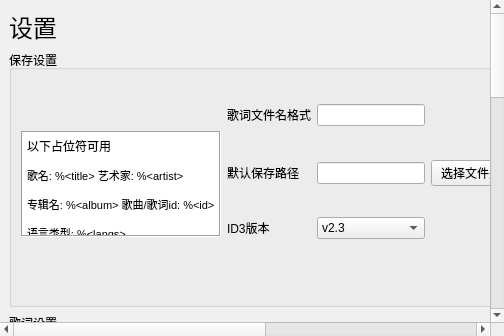
<?xml version="1.0" encoding="UTF-8"?>
<ui version="4.0">
 <class>settings</class>
 <widget class="QWidget" name="settings">
  <layout class="QVBoxLayout" name="verticalLayout">
   <property name="leftMargin">
    <number>0</number>
   </property>
   <property name="topMargin">
    <number>0</number>
   </property>
   <property name="rightMargin">
    <number>0</number>
   </property>
   <property name="bottomMargin">
    <number>0</number>
   </property>
   <item>
    <widget class="QScrollArea" name="scrollArea">
     <property name="frameShape">
      <enum>QFrame::Shape::NoFrame</enum>
     </property>
     <property name="frameShadow">
      <enum>QFrame::Shadow::Plain</enum>
     </property>
     <property name="lineWidth">
      <number>0</number>
     </property>
     <property name="widgetResizable">
      <bool>true</bool>
     </property>
     <widget class="QWidget" name="scrollAreaWidgetContents">
      <property name="geometry">
       <rect>
        <x>0</x>
        <y>0</y>
        <width>910</width>
        <height>1044</height>
       </rect>
      </property>
      <layout class="QGridLayout" name="gridLayout_6">
       <item row="1" column="0">
        <widget class="QGroupBox" name="groupBox">
         <property name="title">
          <string>保存设置</string>
         </property>
         <layout class="QGridLayout" name="gridLayout_4">
          <property name="bottomMargin">
           <number>40</number>
          </property>
          <item row="0" column="0" rowspan="3">
           <widget class="QTextBrowser" name="textBrowser_5">
            <property name="sizePolicy">
             <sizepolicy hsizetype="Minimum" vsizetype="Minimum">
              <horstretch>0</horstretch>
              <verstretch>0</verstretch>
             </sizepolicy>
            </property>
            <property name="minimumSize">
             <size>
              <width>200</width>
              <height>106</height>
             </size>
            </property>
            <property name="maximumSize">
             <size>
              <width>234</width>
              <height>78</height>
             </size>
            </property>
            <property name="frameShape">
             <enum>QFrame::Shape::Box</enum>
            </property>
            <property name="frameShadow">
             <enum>QFrame::Shadow::Sunken</enum>
            </property>
            <property name="verticalScrollBarPolicy">
             <enum>Qt::ScrollBarPolicy::ScrollBarAlwaysOff</enum>
            </property>
            <property name="horizontalScrollBarPolicy">
             <enum>Qt::ScrollBarPolicy::ScrollBarAlwaysOff</enum>
            </property>
            <property name="html">
             <string>&lt;!DOCTYPE HTML PUBLIC &quot;-//W3C//DTD HTML 4.0//EN&quot; &quot;http://www.w3.org/TR/REC-html40/strict.dtd&quot;&gt;
&lt;html&gt;&lt;head&gt;&lt;meta name=&quot;qrichtext&quot; content=&quot;1&quot; /&gt;&lt;meta charset=&quot;utf-8&quot; /&gt;&lt;style type=&quot;text/css&quot;&gt;
p, li { white-space: pre-wrap; }
hr { height: 1px; border-width: 0; }
li.unchecked::marker { content: &quot;\2610&quot;; }
li.checked::marker { content: &quot;\2612&quot;; }
&lt;/style&gt;&lt;/head&gt;&lt;body style=&quot; font-family:'Microsoft YaHei UI'; font-size:9pt; font-weight:400; font-style:normal;&quot;&gt;
&lt;p style=&quot; margin-top:12px; margin-bottom:12px; margin-left:0px; margin-right:0px; -qt-block-indent:0; text-indent:0px;&quot;&gt;以下占位符可用&lt;/p&gt;
&lt;p style=&quot; margin-top:12px; margin-bottom:12px; margin-left:0px; margin-right:0px; -qt-block-indent:0; text-indent:0px;&quot;&gt;&lt;span style=&quot; font-size:8pt;&quot;&gt;歌名: %&amp;lt;title&amp;gt; 艺术家: %&amp;lt;artist&amp;gt;&lt;/span&gt;&lt;/p&gt;
&lt;p style=&quot; margin-top:12px; margin-bottom:12px; margin-left:0px; margin-right:0px; -qt-block-indent:0; text-indent:0px;&quot;&gt;&lt;span style=&quot; font-size:8pt;&quot;&gt;专辑名: %&amp;lt;album&amp;gt; 歌曲/歌词id: %&amp;lt;id&amp;gt;&lt;/span&gt;&lt;/p&gt;
&lt;p style=&quot; margin-top:12px; margin-bottom:12px; margin-left:0px; margin-right:0px; -qt-block-indent:0; text-indent:0px;&quot;&gt;&lt;span style=&quot; font-size:8pt;&quot;&gt;语言类型: %&amp;lt;langs&amp;gt;&lt;/span&gt;&lt;/p&gt;&lt;/body&gt;&lt;/html&gt;</string>
            </property>
            <property name="openLinks">
             <bool>false</bool>
            </property>
           </widget>
          </item>
          <item row="0" column="1">
           <widget class="QLabel" name="label_26">
            <property name="sizePolicy">
             <sizepolicy hsizetype="Fixed" vsizetype="Fixed">
              <horstretch>0</horstretch>
              <verstretch>0</verstretch>
             </sizepolicy>
            </property>
            <property name="whatsThis">
             <string/>
            </property>
            <property name="accessibleDescription">
             <string/>
            </property>
            <property name="text">
             <string>歌词文件名格式</string>
            </property>
            <property name="textFormat">
             <enum>Qt::TextFormat::AutoText</enum>
            </property>
           </widget>
          </item>
          <item row="0" column="2">
           <widget class="QLineEdit" name="lyrics_file_name_fmt_lineEdit">
            <property name="sizePolicy">
             <sizepolicy hsizetype="MinimumExpanding" vsizetype="Fixed">
              <horstretch>0</horstretch>
              <verstretch>0</verstretch>
             </sizepolicy>
            </property>
           </widget>
          </item>
          <item row="1" column="1">
           <widget class="QLabel" name="label_27">
            <property name="sizePolicy">
             <sizepolicy hsizetype="Fixed" vsizetype="Fixed">
              <horstretch>0</horstretch>
              <verstretch>0</verstretch>
             </sizepolicy>
            </property>
            <property name="text">
             <string>默认保存路径</string>
            </property>
           </widget>
          </item>
          <item row="1" column="2">
           <widget class="QLineEdit" name="default_save_path_lineEdit"/>
          </item>
          <item row="1" column="3">
           <widget class="QPushButton" name="select_default_save_path_pushButton">
            <property name="text">
             <string>选择文件夹</string>
            </property>
           </widget>
          </item>
          <item row="2" column="1">
           <widget class="QLabel" name="label_28">
            <property name="text">
             <string>ID3版本</string>
            </property>
           </widget>
          </item>
          <item row="2" column="2">
           <widget class="QComboBox" name="id3_ver_comboBox">
            <item>
             <property name="text">
              <string>v2.3</string>
             </property>
            </item>
            <item>
             <property name="text">
              <string>v2.4</string>
             </property>
            </item>
           </widget>
          </item>
         </layout>
        </widget>
       </item>
       <item row="0" column="0">
        <widget class="QLabel" name="label">
         <property name="sizePolicy">
          <sizepolicy hsizetype="Fixed" vsizetype="Fixed">
           <horstretch>0</horstretch>
           <verstretch>0</verstretch>
          </sizepolicy>
         </property>
         <property name="font">
          <font>
           <pointsize>18</pointsize>
          </font>
         </property>
         <property name="text">
          <string>设置</string>
         </property>
        </widget>
       </item>
       <item row="1" column="1">
        <widget class="QGroupBox" name="groupBox_4">
         <property name="title">
          <string>搜索</string>
         </property>
         <layout class="QVBoxLayout" name="verticalLayout_2">
          <item>
           <widget class="QLabel" name="label_19">
            <property name="sizePolicy">
             <sizepolicy hsizetype="Fixed" vsizetype="Preferred">
              <horstretch>0</horstretch>
              <verstretch>0</verstretch>
             </sizepolicy>
            </property>
            <property name="text">
             <string>自动搜索歌词源：</string>
            </property>
           </widget>
          </item>
          <item>
           <widget class="CheckBoxListWidget" name="multi_search_source_list">
            <property name="sizePolicy">
             <sizepolicy hsizetype="Preferred" vsizetype="Fixed">
              <horstretch>0</horstretch>
              <verstretch>0</verstretch>
             </sizepolicy>
            </property>
            <property name="maximumSize">
             <size>
              <width>100</width>
              <height>16777215</height>
             </size>
            </property>
            <property name="dragDropMode">
             <enum>QAbstractItemView::DragDropMode::InternalMove</enum>
            </property>
           </widget>
          </item>
         </layout>
        </widget>
       </item>
       <item row="3" column="0" colspan="2">
        <widget class="QGroupBox" name="groupBox_3">
         <property name="title">
          <string>桌面歌词设置</string>
         </property>
         <layout class="QGridLayout" name="gridLayout_3">
          <item row="0" column="0" colspan="2">
           <widget class="QLabel" name="label_11">
            <property name="sizePolicy">
             <sizepolicy hsizetype="Fixed" vsizetype="Fixed">
              <horstretch>0</horstretch>
              <verstretch>0</verstretch>
             </sizepolicy>
            </property>
            <property name="text">
             <string>已播放颜色:</string>
            </property>
           </widget>
          </item>
          <item row="0" column="2" colspan="2">
           <widget class="QLabel" name="label_12">
            <property name="sizePolicy">
             <sizepolicy hsizetype="Fixed" vsizetype="Fixed">
              <horstretch>0</horstretch>
              <verstretch>0</verstretch>
             </sizepolicy>
            </property>
            <property name="text">
             <string>未播放颜色:</string>
            </property>
           </widget>
          </item>
          <item row="0" column="4">
           <widget class="QLabel" name="label_13">
            <property name="sizePolicy">
             <sizepolicy hsizetype="Fixed" vsizetype="Preferred">
              <horstretch>0</horstretch>
              <verstretch>0</verstretch>
             </sizepolicy>
            </property>
            <property name="text">
             <string>默认语言类型：</string>
            </property>
           </widget>
          </item>
          <item row="0" column="5">
           <widget class="QLabel" name="label_16">
            <property name="sizePolicy">
             <sizepolicy hsizetype="Fixed" vsizetype="Preferred">
              <horstretch>0</horstretch>
              <verstretch>0</verstretch>
             </sizepolicy>
            </property>
            <property name="text">
             <string>自动搜索歌词源：</string>
            </property>
           </widget>
          </item>
          <item row="0" column="6">
           <widget class="QLabel" name="label_10">
            <property name="sizePolicy">
             <sizepolicy hsizetype="Fixed" vsizetype="Preferred">
              <horstretch>0</horstretch>
              <verstretch>0</verstretch>
             </sizepolicy>
            </property>
            <property name="text">
             <string>字体:</string>
            </property>
           </widget>
          </item>
          <item row="0" column="7">
           <widget class="QComboBox" name="font_comboBox"/>
          </item>
          <item row="1" column="0" rowspan="2">
           <widget class="QPushButton" name="played_add_color_button">
            <property name="sizePolicy">
             <sizepolicy hsizetype="Fixed" vsizetype="Fixed">
              <horstretch>0</horstretch>
              <verstretch>0</verstretch>
             </sizepolicy>
            </property>
            <property name="text">
             <string>添加颜色</string>
            </property>
           </widget>
          </item>
          <item row="1" column="1" rowspan="4">
           <widget class="ColorsListWidget" name="played_color_list">
            <property name="sizePolicy">
             <sizepolicy hsizetype="Fixed" vsizetype="Fixed">
              <horstretch>0</horstretch>
              <verstretch>0</verstretch>
             </sizepolicy>
            </property>
            <property name="maximumSize">
             <size>
              <width>120</width>
              <height>16777215</height>
             </size>
            </property>
           </widget>
          </item>
          <item row="1" column="2" rowspan="2">
           <widget class="QPushButton" name="unplayed_add_color_button">
            <property name="sizePolicy">
             <sizepolicy hsizetype="Fixed" vsizetype="Fixed">
              <horstretch>0</horstretch>
              <verstretch>0</verstretch>
             </sizepolicy>
            </property>
            <property name="text">
             <string>添加颜色</string>
            </property>
           </widget>
          </item>
          <item row="1" column="3" rowspan="4">
           <widget class="ColorsListWidget" name="unplayed_color_list">
            <property name="sizePolicy">
             <sizepolicy hsizetype="Fixed" vsizetype="Fixed">
              <horstretch>0</horstretch>
              <verstretch>0</verstretch>
             </sizepolicy>
            </property>
            <property name="maximumSize">
             <size>
              <width>120</width>
              <height>16777215</height>
             </size>
            </property>
           </widget>
          </item>
          <item row="1" column="4" rowspan="4">
           <widget class="CheckBoxListWidget" name="lang_type_list">
            <property name="sizePolicy">
             <sizepolicy hsizetype="Fixed" vsizetype="Fixed">
              <horstretch>0</horstretch>
              <verstretch>0</verstretch>
             </sizepolicy>
            </property>
            <property name="maximumSize">
             <size>
              <width>100</width>
              <height>16777215</height>
             </size>
            </property>
            <property name="dragEnabled">
             <bool>true</bool>
            </property>
            <property name="dragDropMode">
             <enum>QAbstractItemView::DragDropMode::InternalMove</enum>
            </property>
           </widget>
          </item>
          <item row="1" column="5" rowspan="4">
           <widget class="CheckBoxListWidget" name="source_list">
            <property name="sizePolicy">
             <sizepolicy hsizetype="Fixed" vsizetype="Fixed">
              <horstretch>0</horstretch>
              <verstretch>0</verstretch>
             </sizepolicy>
            </property>
            <property name="maximumSize">
             <size>
              <width>100</width>
              <height>16777215</height>
             </size>
            </property>
            <property name="dragDropMode">
             <enum>QAbstractItemView::DragDropMode::InternalMove</enum>
            </property>
           </widget>
          </item>
          <item row="1" column="6" colspan="2">
           <widget class="QLabel" name="label_18">
            <property name="sizePolicy">
             <sizepolicy hsizetype="Preferred" vsizetype="Fixed">
              <horstretch>0</horstretch>
              <verstretch>0</verstretch>
             </sizepolicy>
            </property>
            <property name="text">
             <string>提示：字体大小通过拉伸窗口调节</string>
            </property>
            <property name="wordWrap">
             <bool>true</bool>
            </property>
           </widget>
          </item>
          <item row="2" column="6">
           <widget class="QLabel" name="label_15">
            <property name="text">
             <string>帧率:</string>
            </property>
           </widget>
          </item>
          <item row="2" column="7">
           <widget class="QSpinBox" name="frame_rate_spinBox">
            <property name="maximum">
             <number>1000</number>
            </property>
            <property name="value">
             <number>60</number>
            </property>
           </widget>
          </item>
          <item row="3" column="0" rowspan="2">
           <widget class="QPushButton" name="played_del_color_button">
            <property name="sizePolicy">
             <sizepolicy hsizetype="Fixed" vsizetype="Fixed">
              <horstretch>0</horstretch>
              <verstretch>0</verstretch>
             </sizepolicy>
            </property>
            <property name="text">
             <string>删除颜色</string>
            </property>
           </widget>
          </item>
          <item row="3" column="2" rowspan="2">
           <widget class="QPushButton" name="unplayed_del_color_button">
            <property name="sizePolicy">
             <sizepolicy hsizetype="Fixed" vsizetype="Fixed">
              <horstretch>0</horstretch>
              <verstretch>0</verstretch>
             </sizepolicy>
            </property>
            <property name="text">
             <string>删除颜色</string>
            </property>
           </widget>
          </item>
          <item row="3" column="6" colspan="2">
           <widget class="QCheckBox" name="auto_frame_rate_checkBox">
            <property name="text">
             <string>自适应帧率</string>
            </property>
           </widget>
          </item>
          <item row="4" column="6" colspan="2">
           <widget class="QCheckBox" name="furigana_checkBox">
            <property name="text">
             <string>显示平假名注音</string>
            </property>
           </widget>
          </item>
          <item row="5" column="6" colspan="2">
           <widget class="QPushButton" name="show_local_song_lyrics_db_manager_button">
            <property name="text">
             <string>歌词关联管理</string>
            </property>
           </widget>
          </item>
         </layout>
        </widget>
       </item>
       <item row="4" column="0" colspan="2">
        <widget class="QGroupBox" name="groupBox_6">
         <property name="title">
          <string>其他</string>
         </property>
         <layout class="QGridLayout" name="gridLayout_2">
          <item row="5" column="2">
           <widget class="QCheckBox" name="auto_check_update_checkBox">
            <property name="text">
             <string>自动检查更新</string>
            </property>
           </widget>
          </item>
          <item row="3" column="2">
           <widget class="QPushButton" name="restore2default_pushButton">
            <property name="text">
             <string>恢复默认设置</string>
            </property>
           </widget>
          </item>
          <item row="2" column="2">
           <widget class="QComboBox" name="log_level_comboBox">
            <property name="currentIndex">
             <number>0</number>
            </property>
            <item>
             <property name="text">
              <string notr="true">CRITICAL</string>
             </property>
            </item>
            <item>
             <property name="text">
              <string notr="true">ERROR</string>
             </property>
            </item>
            <item>
             <property name="text">
              <string notr="true">WARNING</string>
             </property>
            </item>
            <item>
             <property name="text">
              <string notr="true">INFO</string>
             </property>
            </item>
            <item>
             <property name="text">
              <string notr="true">DEBUG</string>
             </property>
            </item>
            <item>
             <property name="text">
              <string notr="true">NOTSET</string>
             </property>
            </item>
           </widget>
          </item>
          <item row="4" column="2">
           <widget class="QPushButton" name="open_log_dir_button">
            <property name="text">
             <string>打开日志文件夹</string>
            </property>
           </widget>
          </item>
          <item row="0" column="2">
           <widget class="QComboBox" name="language_comboBox">
            <item>
             <property name="text">
              <string>自动</string>
             </property>
            </item>
            <item>
             <property name="text">
              <string notr="true">简体中文</string>
             </property>
            </item>
            <item>
             <property name="text">
              <string notr="true">繁體中文</string>
             </property>
            </item>
            <item>
             <property name="text">
              <string notr="true">English</string>
             </property>
            </item>
            <item>
             <property name="text">
              <string notr="true">日本語</string>
             </property>
            </item>
           </widget>
          </item>
          <item row="0" column="0">
           <widget class="QLabel" name="label_7">
            <property name="sizePolicy">
             <sizepolicy hsizetype="Fixed" vsizetype="Preferred">
              <horstretch>0</horstretch>
              <verstretch>0</verstretch>
             </sizepolicy>
            </property>
            <property name="text">
             <string>语言：</string>
            </property>
           </widget>
          </item>
          <item row="1" column="0">
           <widget class="QLabel" name="label_2">
            <property name="text">
             <string>主题颜色:</string>
            </property>
           </widget>
          </item>
          <item row="2" column="0">
           <widget class="QLabel" name="label_5">
            <property name="sizePolicy">
             <sizepolicy hsizetype="Fixed" vsizetype="Fixed">
              <horstretch>0</horstretch>
              <verstretch>0</verstretch>
             </sizepolicy>
            </property>
            <property name="text">
             <string>日志等级:</string>
            </property>
           </widget>
          </item>
          <item row="1" column="2">
           <widget class="QComboBox" name="color_scheme_comboBox">
            <item>
             <property name="text">
              <string>跟随系统</string>
             </property>
            </item>
            <item>
             <property name="text">
              <string>浅色</string>
             </property>
            </item>
            <item>
             <property name="text">
              <string>深色</string>
             </property>
            </item>
           </widget>
          </item>
         </layout>
        </widget>
       </item>
       <item row="5" column="0" colspan="2">
        <widget class="QGroupBox" name="groupBox_5">
         <property name="title">
          <string>缓存设置</string>
         </property>
         <layout class="QGridLayout" name="gridLayout_5">
          <item row="0" column="1">
           <widget class="QPushButton" name="clear_cache_pushButton">
            <property name="text">
             <string>清除缓存</string>
            </property>
           </widget>
          </item>
          <item row="0" column="0">
           <widget class="QLabel" name="cache_size_label">
            <property name="text">
             <string>缓存大小：</string>
            </property>
           </widget>
          </item>
         </layout>
        </widget>
       </item>
       <item row="2" column="0">
        <widget class="QGroupBox" name="groupBox_2">
         <property name="title">
          <string>歌词设置</string>
         </property>
         <layout class="QGridLayout" name="gridLayout">
          <item row="1" column="0" rowspan="6">
           <widget class="LyricOrderListWidget" name="langs_order_listWidget">
            <property name="sizePolicy">
             <sizepolicy hsizetype="Fixed" vsizetype="Preferred">
              <horstretch>0</horstretch>
              <verstretch>0</verstretch>
             </sizepolicy>
            </property>
            <property name="minimumSize">
             <size>
              <width>0</width>
              <height>0</height>
             </size>
            </property>
            <property name="maximumSize">
             <size>
              <width>118</width>
              <height>96</height>
             </size>
            </property>
            <property name="frameShape">
             <enum>QFrame::Shape::Box</enum>
            </property>
            <property name="frameShadow">
             <enum>QFrame::Shadow::Sunken</enum>
            </property>
            <property name="verticalScrollBarPolicy">
             <enum>Qt::ScrollBarPolicy::ScrollBarAsNeeded</enum>
            </property>
            <property name="horizontalScrollBarPolicy">
             <enum>Qt::ScrollBarPolicy::ScrollBarAsNeeded</enum>
            </property>
            <property name="autoScroll">
             <bool>true</bool>
            </property>
            <property name="editTriggers">
             <set>QAbstractItemView::EditTrigger::NoEditTriggers</set>
            </property>
            <property name="dragEnabled">
             <bool>true</bool>
            </property>
            <property name="dragDropMode">
             <enum>QAbstractItemView::DragDropMode::InternalMove</enum>
            </property>
            <property name="defaultDropAction">
             <enum>Qt::DropAction::MoveAction</enum>
            </property>
            <property name="selectionMode">
             <enum>QAbstractItemView::SelectionMode::SingleSelection</enum>
            </property>
            <property name="movement">
             <enum>QListView::Movement::Free</enum>
            </property>
            <property name="sortingEnabled">
             <bool>false</bool>
            </property>
            <item>
             <property name="text">
              <string>罗马音</string>
             </property>
            </item>
            <item>
             <property name="text">
              <string>原文</string>
             </property>
            </item>
            <item>
             <property name="text">
              <string>译文</string>
             </property>
            </item>
           </widget>
          </item>
          <item row="3" column="1">
           <widget class="QLabel" name="label_6">
            <property name="sizePolicy">
             <sizepolicy hsizetype="Fixed" vsizetype="Fixed">
              <horstretch>0</horstretch>
              <verstretch>0</verstretch>
             </sizepolicy>
            </property>
            <property name="text">
             <string>LRC歌词毫秒位数:</string>
            </property>
           </widget>
          </item>
          <item row="4" column="1">
           <widget class="QLabel" name="label_8">
            <property name="sizePolicy">
             <sizepolicy hsizetype="Fixed" vsizetype="Fixed">
              <horstretch>0</horstretch>
              <verstretch>0</verstretch>
             </sizepolicy>
            </property>
            <property name="text">
             <string>末尾参照行时间样式(仅LRC):</string>
            </property>
           </widget>
          </item>
          <item row="0" column="1" colspan="4">
           <widget class="QCheckBox" name="skip_inst_lyrics_checkBox">
            <property name="sizePolicy">
             <sizepolicy hsizetype="Preferred" vsizetype="Fixed">
              <horstretch>0</horstretch>
              <verstretch>0</verstretch>
             </sizepolicy>
            </property>
            <property name="text">
             <string>保存专辑/歌单歌词/本地匹配时跳过纯音乐</string>
            </property>
           </widget>
          </item>
          <item row="2" column="1" colspan="4">
           <widget class="QCheckBox" name="add_end_timestamp_line_checkBox">
            <property name="sizePolicy">
             <sizepolicy hsizetype="Preferred" vsizetype="Fixed">
              <horstretch>0</horstretch>
              <verstretch>0</verstretch>
             </sizepolicy>
            </property>
            <property name="text">
             <string>为逐行lrc歌词添加结束时间戳行</string>
            </property>
           </widget>
          </item>
          <item row="0" column="0">
           <widget class="QLabel" name="label_4">
            <property name="sizePolicy">
             <sizepolicy hsizetype="Preferred" vsizetype="Fixed">
              <horstretch>0</horstretch>
              <verstretch>0</verstretch>
             </sizepolicy>
            </property>
            <property name="text">
             <string>顺序</string>
            </property>
           </widget>
          </item>
          <item row="1" column="1" colspan="4">
           <widget class="QCheckBox" name="auto_select_checkBox">
            <property name="sizePolicy">
             <sizepolicy hsizetype="Preferred" vsizetype="Fixed">
              <horstretch>0</horstretch>
              <verstretch>0</verstretch>
             </sizepolicy>
            </property>
            <property name="text">
             <string>歌曲搜索歌词时自动选择(酷狗音乐)</string>
            </property>
           </widget>
          </item>
          <item row="4" column="2" colspan="3">
           <widget class="QComboBox" name="last_ref_line_time_sty_comboBox">
            <property name="sizePolicy">
             <sizepolicy hsizetype="Preferred" vsizetype="Fixed">
              <horstretch>0</horstretch>
              <verstretch>0</verstretch>
             </sizepolicy>
            </property>
            <item>
             <property name="text">
              <string>与当前原文起始时间相同</string>
             </property>
            </item>
            <item>
             <property name="text">
              <string>与下一行原文起始时间接近</string>
             </property>
            </item>
           </widget>
          </item>
          <item row="3" column="2" colspan="3">
           <widget class="QSpinBox" name="lrc_ms_digit_count_spinBox">
            <property name="sizePolicy">
             <sizepolicy hsizetype="Preferred" vsizetype="Fixed">
              <horstretch>0</horstretch>
              <verstretch>0</verstretch>
             </sizepolicy>
            </property>
            <property name="minimumSize">
             <size>
              <width>70</width>
              <height>0</height>
             </size>
            </property>
            <property name="specialValueText">
             <string/>
            </property>
            <property name="prefix">
             <string/>
            </property>
            <property name="minimum">
             <number>2</number>
            </property>
            <property name="maximum">
             <number>3</number>
            </property>
            <property name="value">
             <number>3</number>
            </property>
           </widget>
          </item>
          <item row="5" column="1">
           <widget class="QLabel" name="label_3">
            <property name="text">
             <string>歌词文件标签信息来源:</string>
            </property>
           </widget>
          </item>
          <item row="5" column="2" colspan="3">
           <widget class="QComboBox" name="lrc_tag_info_src_comboBox">
            <item>
             <property name="text">
              <string>歌词源</string>
             </property>
            </item>
            <item>
             <property name="text">
              <string>歌曲信息</string>
             </property>
            </item>
           </widget>
          </item>
         </layout>
        </widget>
       </item>
       <item row="2" column="1">
        <widget class="QGroupBox" name="groupBox_7">
         <property name="title">
          <string>翻译</string>
         </property>
         <layout class="QGridLayout" name="gridLayout_7">
          <item row="0" column="1">
           <widget class="QComboBox" name="translate_source_comboBox">
            <item>
             <property name="text">
              <string>必应翻译</string>
             </property>
            </item>
            <item>
             <property name="text">
              <string>谷歌翻译</string>
             </property>
            </item>
            <item>
             <property name="text">
              <string>OpenAI兼容API</string>
             </property>
            </item>
           </widget>
          </item>
          <item row="2" column="0" colspan="2">
           <widget class="QStackedWidget" name="translate_cfg_stackedWidget">
            <property name="currentIndex">
             <number>0</number>
            </property>
            <widget class="QWidget" name="page_3"/>
            <widget class="QWidget" name="page_2"/>
            <widget class="QWidget" name="page">
             <layout class="QGridLayout" name="gridLayout_8">
              <item row="1" column="0">
               <widget class="QLabel" name="label_20">
                <property name="text">
                 <string notr="true">API key:</string>
                </property>
               </widget>
              </item>
              <item row="2" column="1">
               <widget class="QLineEdit" name="oai_model_lineEdit"/>
              </item>
              <item row="1" column="1">
               <widget class="QLineEdit" name="oai_key_lineEdit"/>
              </item>
              <item row="0" column="0">
               <widget class="QLabel" name="label_14">
                <property name="text">
                 <string notr="true">Base URL:</string>
                </property>
               </widget>
              </item>
              <item row="2" column="0">
               <widget class="QLabel" name="label_21">
                <property name="text">
                 <string notr="true">Model:</string>
                </property>
               </widget>
              </item>
              <item row="0" column="1">
               <widget class="QLineEdit" name="oai_base_url_lineEdit">
                <property name="minimumSize">
                 <size>
                  <width>256</width>
                  <height>0</height>
                 </size>
                </property>
               </widget>
              </item>
             </layout>
            </widget>
           </widget>
          </item>
          <item row="0" column="0">
           <widget class="QLabel" name="label_9">
            <property name="text">
             <string>翻译源:</string>
            </property>
           </widget>
          </item>
          <item row="1" column="0">
           <widget class="QLabel" name="label_17">
            <property name="text">
             <string>目标语言:</string>
            </property>
           </widget>
          </item>
          <item row="1" column="1">
           <widget class="QComboBox" name="translate_target_lang_comboBox">
            <item>
             <property name="text">
              <string>简体中文</string>
             </property>
            </item>
            <item>
             <property name="text">
              <string>繁体中文</string>
             </property>
            </item>
            <item>
             <property name="text">
              <string>英语</string>
             </property>
            </item>
            <item>
             <property name="text">
              <string>日语</string>
             </property>
            </item>
            <item>
             <property name="text">
              <string>韩语</string>
             </property>
            </item>
            <item>
             <property name="text">
              <string>西班牙语</string>
             </property>
            </item>
            <item>
             <property name="text">
              <string>法语</string>
             </property>
            </item>
            <item>
             <property name="text">
              <string>葡萄牙语</string>
             </property>
            </item>
            <item>
             <property name="text">
              <string>德语</string>
             </property>
            </item>
            <item>
             <property name="text">
              <string>俄语</string>
             </property>
            </item>
           </widget>
          </item>
         </layout>
        </widget>
       </item>
      </layout>
     </widget>
    </widget>
   </item>
  </layout>
 </widget>
 <customwidgets>
  <customwidget>
   <class>LyricOrderListWidget</class>
   <extends>QListWidget</extends>
   <header>LDDC.gui.components.custom_widgets.h</header>
  </customwidget>
  <customwidget>
   <class>ColorsListWidget</class>
   <extends>QListWidget</extends>
   <header>LDDC.gui.components.custom_widgets</header>
  </customwidget>
  <customwidget>
   <class>CheckBoxListWidget</class>
   <extends>QListWidget</extends>
   <header>LDDC.gui.components.custom_widgets</header>
  </customwidget>
 </customwidgets>
 <resources/>
 <connections>
  <connection>
   <sender>translate_source_comboBox</sender>
   <signal>currentIndexChanged(int)</signal>
   <receiver>translate_cfg_stackedWidget</receiver>
   <slot>setCurrentIndex(int)</slot>
   <hints>
    <hint type="sourcelabel">
     <x>1001</x>
     <y>334</y>
    </hint>
    <hint type="destinationlabel">
     <x>1009</x>
     <y>402</y>
    </hint>
   </hints>
  </connection>
 </connections>
</ui>
